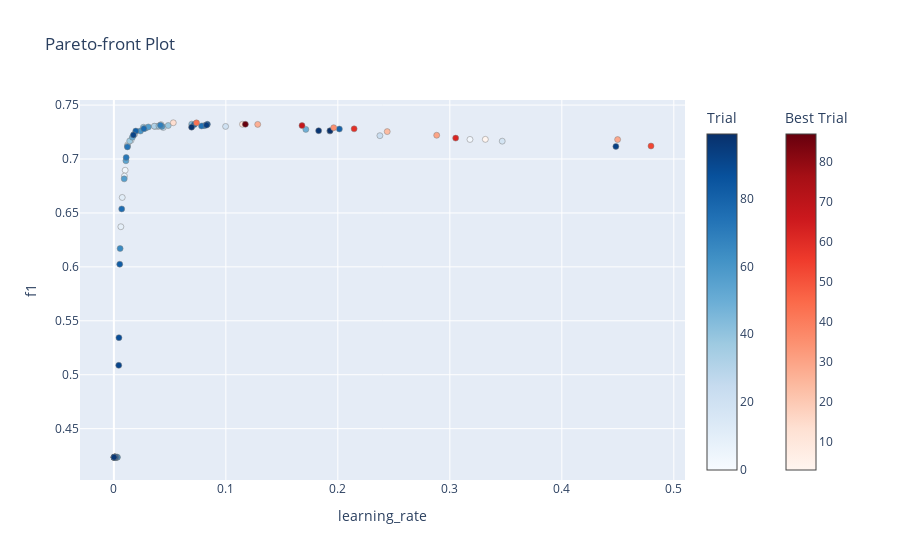

Notebook source saved alongside this figure:
### Code cell
fig = optuna.visualization.plot_pareto_front(study, target_names=["learning_rate", "f1"])
fig.write_image(file="figures/ch5_pareto.png", format="png", scale=6)
fig.show()

### Figure 1 — Plotly figure (JSON) as saved in the notebook; plotly's stock layout.template omitted (floating-point values rounded to 4 significant figures)
{"data": [{"hovertemplate": "%{text}<extra>Trial</extra>", "marker": {"color": [0, 1, 2, 4, 5, 6, 7, 8, 9, 10, 11, 13, 15, 16, 17, 18, 19, 20, 21, 22, 23, 25, 26, 28, 31, 32, 33, 34, 36, 37, 38, 39, 40, 41, 42, 44, 45, 46, 47, 48, 49, 50, 51, 52, 54, 55, 56, 57, 58, 60, 61, 63, 64, 65, 66, 67, 69, 70, 71, 72, 73, 74, 75, 76, 77, 78, 79, 80, 81, 82, 83, 84, 85, 86, 88, 89, 90, 91, 92, 93, 94, 95, 96, 97, 98, 99], "colorbar": {"title": {"text": "Trial"}}, "colorscale": [[0.0, "rgb(247,251,255)"], [0.125, "rgb(222,235,247)"], [0.25, "rgb(198,219,239)"], [0.375, "rgb(158,202,225)"], [0.5, "rgb(107,174,214)"], [0.625, "rgb(66,146,198)"], [0.75, "rgb(33,113,181)"], [0.875, "rgb(8,81,156)"], [1.0, "rgb(8,48,107)"]], "line": {"color": "Grey", "width": 0.5}}, "mode": "markers", "showlegend": false, "text": ["{<br>  \"number\": 0,<br>  \"values\": [<br>    0.018276625572235056,<br>    0.7229728382357858<br>  ],<br>  \"params\": {<br>    \"learning_rate\": 0.018276625572235056<br>  }<br>}", "{<br>  \"number\": 1,<br>  \"values\": [<br>    0.012281350875017864,<br>    0.713129498994182<br>  ],<br>  \"params\": {<br>    \"learning_rate\": 0.012281350875017864<br>  }<br>}", "{<br>  \"number\": 2,<br>  \"values\": [<br>    0.3179931543219117,<br>    0.7181352358216049<br>  ],<br>  \"params\": {<br>    \"learning_rate\": 0.3179931543219117<br>  }<br>}", "{<br>  \"number\": 4,<br>  \"values\": [<br>    0.010097499163932589,<br>    0.689595604293249<br>  ],<br>  \"params\": {<br>    \"learning_rate\": 0.010097499163932589<br>  }<br>}", "{<br>  \"number\": 5,<br>  \"values\": [<br>    0.0010284892903758126,<br>    0.4235082247366586<br>  ],<br>  \"params\": {<br>    \"learning_rate\": 0.0010284892903758126<br>  }<br>}", "{<br>  \"number\": 6,<br>  \"values\": [<br>    0.0008073623310050534,<br>    0.4235082247366586<br>  ],<br>  \"params\": {<br>    \"learning_rate\": 0.0008073623310050534<br>  }<br>}", "{<br>  \"number\": 7,<br>  \"values\": [<br>    0.009446892389275133,<br>    0.6841554205738356<br>  ],<br>  \"params\": {<br>    \"learning_rate\": 0.009446892389275133<br>  }<br>}", "{<br>  \"number\": 8,<br>  \"values\": [<br>    0.042129982546996285,<br>    0.7318679125094985<br>  ],<br>  \"params\": {<br>    \"learning_rate\": 0.042129982546996285<br>  }<br>}", "{<br>  \"number\": 9,<br>  \"values\": [<br>    0.006234336282154794,<br>    0.6372047388051083<br>  ],<br>  \"params\": {<br>    \"learning_rate\": 0.006234336282154794<br>  }<br>}", "{<br>  \"number\": 10,<br>  \"values\": [<br>    0.0014213907266344855,<br>    0.4235082247366586<br>  ],<br>  \"params\": {<br>    \"learning_rate\": 0.0014213907266344855<br>  }<br>}", "{<br>  \"number\": 11,<br>  \"values\": [<br>    0.0074818711669891215,<br>    0.6643619268828908<br>  ],<br>  \"params\": {<br>    \"learning_rate\": 0.0074818711669891215<br>  }<br>}", "{<br>  \"number\": 13,<br>  \"values\": [<br>    0.0012664149179400209,<br>    0.4235082247366586<br>  ],<br>  \"params\": {<br>    \"learning_rate\": 0.0012664149179400209<br>  }<br>}", "{<br>  \"number\": 15,<br>  \"values\": [<br>    0.01538041330688695,<br>    0.7173796023919852<br>  ],<br>  \"params\": {<br>    \"learning_rate\": 0.01538041330688695<br>  }<br>}", "{<br>  \"number\": 16,<br>  \"values\": [<br>    0.018396986660930648,<br>    0.7227368738811438<br>  ],<br>  \"params\": {<br>    \"learning_rate\": 0.018396986660930648<br>  }<br>}", "{<br>  \"number\": 17,<br>  \"values\": [<br>    0.0030415201353781317,<br>    0.4235082247366586<br>  ],<br>  \"params\": {<br>    \"learning_rate\": 0.0030415201353781317<br>  }<br>}", "{<br>  \"number\": 18,<br>  \"values\": [<br>    0.34679130964813293,<br>    0.7165372792236238<br>  ],<br>  \"params\": {<br>    \"learning_rate\": 0.34679130964813293<br>  }<br>}", "{<br>  \"number\": 19,<br>  \"values\": [<br>    0.0016185106184141472,<br>    0.4235082247366586<br>  ],<br>  \"params\": {<br>    \"learning_rate\": 0.0016185106184141472<br>  }<br>}", "{<br>  \"number\": 20,<br>  \"values\": [<br>    0.09977031400739048,<br>    0.7302018596960369<br>  ],<br>  \"params\": {<br>    \"learning_rate\": 0.09977031400739048<br>  }<br>}", "{<br>  \"number\": 21,<br>  \"values\": [<br>    0.00015692458115144144,<br>    0.4235082247366586<br>  ],<br>  \"params\": {<br>    \"learning_rate\": 0.00015692458115144144<br>  }<br>}", "{<br>  \"number\": 22,<br>  \"values\": [<br>    0.0014637099340279343,<br>    0.4235082247366586<br>  ],<br>  \"params\": {<br>    \"learning_rate\": 0.0014637099340279343<br>  }<br>}", "{<br>  \"number\": 23,<br>  \"values\": [<br>    0.237542460048024,<br>    0.7216310177763523<br>  ],<br>  \"params\": {<br>    \"learning_rate\": 0.237542460048024<br>  }<br>}", "{<br>  \"number\": 25,<br>  \"values\": [<br>    0.039216586476540555,<br>    0.7301579035907364<br>  ],<br>  \"params\": {<br>    \"learning_rate\": 0.039216586476540555<br>  }<br>}", "{<br>  \"number\": 26,<br>  \"values\": [<br>    0.04413193652148863,<br>    0.7292176187667853<br>  ],<br>  \"params\": {<br>    \"learning_rate\": 0.04413193652148863<br>  }<br>}", "{<br>  \"number\": 28,<br>  \"values\": [<br>    0.0006332697167843045,<br>    0.4235082247366586<br>  ],<br>  \"params\": {<br>    \"learning_rate\": 0.0006332697167843045<br>  }<br>}", "{<br>  \"number\": 31,<br>  \"values\": [<br>    0.036619413830782564,<br>    0.7302184406320554<br>  ],<br>  \"params\": {<br>    \"learning_rate\": 0.036619413830782564<br>  }<br>}", "{<br>  \"number\": 32,<br>  \"values\": [<br>    0.03610204856200786,<br>    0.7304328067409969<br>  ],<br>  \"params\": {<br>    \"learning_rate\": 0.03610204856200786<br>  }<br>}", "{<br>  \"number\": 33,<br>  \"values\": [<br>    0.0021961450728918896,<br>    0.4235082247366586<br>  ],<br>  \"params\": {<br>    \"learning_rate\": 0.0021961450728918896<br>  }<br>}", "{<br>  \"number\": 34,<br>  \"values\": [<br>    0.012193586140043794,<br>    0.7120523440790167<br>  ],<br>  \"params\": {<br>    \"learning_rate\": 0.012193586140043794<br>  }<br>}", "{<br>  \"number\": 36,<br>  \"values\": [<br>    0.00017918412416240907,<br>    0.4235082247366586<br>  ],<br>  \"params\": {<br>    \"learning_rate\": 0.00017918412416240907<br>  }<br>}", "{<br>  \"number\": 37,<br>  \"values\": [<br>    0.014133500358080071,<br>    0.7167142851538554<br>  ],<br>  \"params\": {<br>    \"learning_rate\": 0.014133500358080071<br>  }<br>}", "{<br>  \"number\": 38,<br>  \"values\": [<br>    0.04852382290869409,<br>    0.7310333204595433<br>  ],<br>  \"params\": {<br>    \"learning_rate\": 0.04852382290869409<br>  }<br>}", "{<br>  \"number\": 39,<br>  \"values\": [<br>    0.040201201662143485,<br>    0.7306614283099379<br>  ],<br>  \"params\": {<br>    \"learning_rate\": 0.040201201662143485<br>  }<br>}", "{<br>  \"number\": 40,<br>  \"values\": [<br>    0.0011776265316570207,<br>    0.4235082247366586<br>  ],<br>  \"params\": {<br>    \"learning_rate\": 0.0011776265316570207<br>  }<br>}", "{<br>  \"number\": 41,<br>  \"values\": [<br>    0.026396073829949854,<br>    0.7294521208392316<br>  ],<br>  \"params\": {<br>    \"learning_rate\": 0.026396073829949854<br>  }<br>}", "{<br>  \"number\": 42,<br>  \"values\": [<br>    0.19287363423507076,<br>    0.7259236143539816<br>  ],<br>  \"params\": {<br>    \"learning_rate\": 0.19287363423507076<br>  }<br>}", "{<br>  \"number\": 44,<br>  \"values\": [<br>    0.06950786503628438,<br>    0.7323174432397132<br>  ],<br>  \"params\": {<br>    \"learning_rate\": 0.06950786503628438<br>  }<br>}", "{<br>  \"number\": 45,<br>  \"values\": [<br>    0.0013182070434705978,<br>    0.4235082247366586<br>  ],<br>  \"params\": {<br>    \"learning_rate\": 0.0013182070434705978<br>  }<br>}", "{<br>  \"number\": 46,<br>  \"values\": [<br>    0.0001689170415983065,<br>    0.4235082247366586<br>  ],<br>  \"params\": {<br>    \"learning_rate\": 0.0001689170415983065<br>  }<br>}", "{<br>  \"number\": 47,<br>  \"values\": [<br>    0.0021018530965500105,<br>    0.4235082247366586<br>  ],<br>  \"params\": {<br>    \"learning_rate\": 0.0021018530965500105<br>  }<br>}", "{<br>  \"number\": 48,<br>  \"values\": [<br>    0.00019287163151974652,<br>    0.4235082247366586<br>  ],<br>  \"params\": {<br>    \"learning_rate\": 0.00019287163151974652<br>  }<br>}", "{<br>  \"number\": 49,<br>  \"values\": [<br>    0.1714187324525616,<br>    0.7274564562489783<br>  ],<br>  \"params\": {<br>    \"learning_rate\": 0.1714187324525616<br>  }<br>}", "{<br>  \"number\": 50,<br>  \"values\": [<br>    0.028218912249716382,<br>    0.7285799931977797<br>  ],<br>  \"params\": {<br>    \"learning_rate\": 0.028218912249716382<br>  }<br>}", "{<br>  \"number\": 51,<br>  \"values\": [<br>    0.00037469787058577405,<br>    0.4235082247366586<br>  ],<br>  \"params\": {<br>    \"learning_rate\": 0.00037469787058577405<br>  }<br>}", "{<br>  \"number\": 52,<br>  \"values\": [<br>    0.016517619384449466,<br>    0.7201909680929806<br>  ],<br>  \"params\": {<br>    \"learning_rate\": 0.016517619384449466<br>  }<br>}", "{<br>  \"number\": 54,<br>  \"values\": [<br>    0.01075645544167512,<br>    0.6983807551597365<br>  ],<br>  \"params\": {<br>    \"learning_rate\": 0.01075645544167512<br>  }<br>}", "{<br>  \"number\": 55,<br>  \"values\": [<br>    0.0013300668001608705,<br>    0.4235082247366586<br>  ],<br>  \"params\": {<br>    \"learning_rate\": 0.0013300668001608705<br>  }<br>}", "{<br>  \"number\": 56,<br>  \"values\": [<br>    0.009234620597188305,<br>    0.6815820697212852<br>  ],<br>  \"params\": {<br>    \"learning_rate\": 0.009234620597188305<br>  }<br>}", "{<br>  \"number\": 57,<br>  \"values\": [<br>    0.030789337644333142,<br>    0.7297299658845593<br>  ],<br>  \"params\": {<br>    \"learning_rate\": 0.030789337644333142<br>  }<br>}", "{<br>  \"number\": 58,<br>  \"values\": [<br>    0.0005196761744466342,<br>    0.4235082247366586<br>  ],<br>  \"params\": {<br>    \"learning_rate\": 0.0005196761744466342<br>  }<br>}", "{<br>  \"number\": 60,<br>  \"values\": [<br>    0.023714036796718886,<br>    0.7259369472766212<br>  ],<br>  \"params\": {<br>    \"learning_rate\": 0.023714036796718886<br>  }<br>}", "{<br>  \"number\": 61,<br>  \"values\": [<br>    0.042951701452191404,<br>    0.7302474855948291<br>  ],<br>  \"params\": {<br>    \"learning_rate\": 0.042951701452191404<br>  }<br>}", "{<br>  \"number\": 63,<br>  \"values\": [<br>    0.0031088442966744653,<br>    0.4235082247366586<br>  ],<br>  \"params\": {<br>    \"learning_rate\": 0.0031088442966744653<br>  }<br>}", "{<br>  \"number\": 64,<br>  \"values\": [<br>    0.0004014235312843208,<br>    0.4235082247366586<br>  ],<br>  \"params\": {<br>    \"learning_rate\": 0.0004014235312843208<br>  }<br>}", "{<br>  \"number\": 65,<br>  \"values\": [<br>    0.005578035829630357,<br>    0.6170142717941252<br>  ],<br>  \"params\": {<br>    \"learning_rate\": 0.005578035829630357<br>  }<br>}", "{<br>  \"number\": 66,<br>  \"values\": [<br>    0.0001592544431367279,<br>    0.4235082247366586<br>  ],<br>  \"params\": {<br>    \"learning_rate\": 0.0001592544431367279<br>  }<br>}", "{<br>  \"number\": 67,<br>  \"values\": [<br>    0.0807232375319011,<br>    0.7309408871913655<br>  ],<br>  \"params\": {<br>    \"learning_rate\": 0.0807232375319011<br>  }<br>}", "{<br>  \"number\": 69,<br>  \"values\": [<br>    0.04159311590472715,<br>    0.7313584050417112<br>  ],<br>  \"params\": {<br>    \"learning_rate\": 0.04159311590472715<br>  }<br>}", "{<br>  \"number\": 70,<br>  \"values\": [<br>    0.0007829813261500128,<br>    0.4235082247366586<br>  ],<br>  \"params\": {<br>    \"learning_rate\": 0.0007829813261500128<br>  }<br>}", "{<br>  \"number\": 71,<br>  \"values\": [<br>    0.0005327862205087224,<br>    0.4235082247366586<br>  ],<br>  \"params\": {<br>    \"learning_rate\": 0.0005327862205087224<br>  }<br>}", "{<br>  \"number\": 72,<br>  \"values\": [<br>    0.011004042996587247,<br>    0.7013991059388606<br>  ],<br>  \"params\": {<br>    \"learning_rate\": 0.011004042996587247<br>  }<br>}", "{<br>  \"number\": 73,<br>  \"values\": [<br>    0.012096495400321669,<br>    0.7112448137800941<br>  ],<br>  \"params\": {<br>    \"learning_rate\": 0.012096495400321669<br>  }<br>}", "{<br>  \"number\": 74,<br>  \"values\": [<br>    0.07830377287729806,<br>    0.7306338561389435<br>  ],<br>  \"params\": {<br>    \"learning_rate\": 0.07830377287729806<br>  }<br>}", "{<br>  \"number\": 75,<br>  \"values\": [<br>    0.0020289312962674306,<br>    0.4235082247366586<br>  ],<br>  \"params\": {<br>    \"learning_rate\": 0.0020289312962674306<br>  }<br>}", "{<br>  \"number\": 76,<br>  \"values\": [<br>    0.007003614272196497,<br>    0.653715322076985<br>  ],<br>  \"params\": {<br>    \"learning_rate\": 0.007003614272196497<br>  }<br>}", "{<br>  \"number\": 77,<br>  \"values\": [<br>    0.026811861365256547,<br>    0.7281393119846103<br>  ],<br>  \"params\": {<br>    \"learning_rate\": 0.026811861365256547<br>  }<br>}", "{<br>  \"number\": 78,<br>  \"values\": [<br>    0.0014534431094221844,<br>    0.4235082247366586<br>  ],<br>  \"params\": {<br>    \"learning_rate\": 0.0014534431094221844<br>  }<br>}", "{<br>  \"number\": 79,<br>  \"values\": [<br>    0.07184266906020101,<br>    0.7318954915835494<br>  ],<br>  \"params\": {<br>    \"learning_rate\": 0.07184266906020101<br>  }<br>}", "{<br>  \"number\": 80,<br>  \"values\": [<br>    0.20138173825410338,<br>    0.7278080193179831<br>  ],<br>  \"params\": {<br>    \"learning_rate\": 0.20138173825410338<br>  }<br>}", "{<br>  \"number\": 81,<br>  \"values\": [<br>    0.01956656266919498,<br>    0.7259187426802697<br>  ],<br>  \"params\": {<br>    \"learning_rate\": 0.01956656266919498<br>  }<br>}", "{<br>  \"number\": 82,<br>  \"values\": [<br>    0.005251844487229045,<br>    0.6024609734794308<br>  ],<br>  \"params\": {<br>    \"learning_rate\": 0.005251844487229045<br>  }<br>}", "{<br>  \"number\": 83,<br>  \"values\": [<br>    0.0007975269741962664,<br>    0.4235082247366586<br>  ],<br>  \"params\": {<br>    \"learning_rate\": 0.0007975269741962664<br>  }<br>}", "{<br>  \"number\": 84,<br>  \"values\": [<br>    0.0005538907493946157,<br>    0.4235082247366586<br>  ],<br>  \"params\": {<br>    \"learning_rate\": 0.0005538907493946157<br>  }<br>}", "{<br>  \"number\": 85,<br>  \"values\": [<br>    0.0835122016432078,<br>    0.7321890615843162<br>  ],<br>  \"params\": {<br>    \"learning_rate\": 0.0835122016432078<br>  }<br>}", "{<br>  \"number\": 86,<br>  \"values\": [<br>    0.0006260697703589752,<br>    0.4235082247366586<br>  ],<br>  \"params\": {<br>    \"learning_rate\": 0.0006260697703589752<br>  }<br>}", "{<br>  \"number\": 88,<br>  \"values\": [<br>    0.004544231657855253,<br>    0.5343888745179519<br>  ],<br>  \"params\": {<br>    \"learning_rate\": 0.004544231657855253<br>  }<br>}", "{<br>  \"number\": 89,<br>  \"values\": [<br>    0.00012209259631005412,<br>    0.4235082247366586<br>  ],<br>  \"params\": {<br>    \"learning_rate\": 0.00012209259631005412<br>  }<br>}", "{<br>  \"number\": 90,<br>  \"values\": [<br>    0.001267549290534437,<br>    0.4235082247366586<br>  ],<br>  \"params\": {<br>    \"learning_rate\": 0.001267549290534437<br>  }<br>}", "{<br>  \"number\": 91,<br>  \"values\": [<br>    0.004363976487357013,<br>    0.5087369170754972<br>  ],<br>  \"params\": {<br>    \"learning_rate\": 0.004363976487357013<br>  }<br>}", "{<br>  \"number\": 92,<br>  \"values\": [<br>    0.017485462659550834,<br>    0.722280452051524<br>  ],<br>  \"params\": {<br>    \"learning_rate\": 0.017485462659550834<br>  }<br>}", "{<br>  \"number\": 93,<br>  \"values\": [<br>    0.44828056389247145,<br>    0.7116760995541701<br>  ],<br>  \"params\": {<br>    \"learning_rate\": 0.44828056389247145<br>  }<br>}", "{<br>  \"number\": 94,<br>  \"values\": [<br>    0.08277845673611592,<br>    0.7314187112500111<br>  ],<br>  \"params\": {<br>    \"learning_rate\": 0.08277845673611592<br>  }<br>}", "{<br>  \"number\": 95,<br>  \"values\": [<br>    0.0003291311959625348,<br>    0.4235082247366586<br>  ],<br>  \"params\": {<br>    \"learning_rate\": 0.0003291311959625348<br>  }<br>}", "{<br>  \"number\": 96,<br>  \"values\": [<br>    0.00022868118733042252,<br>    0.4235082247366586<br>  ],<br>  \"params\": {<br>    \"learning_rate\": 0.00022868118733042252<br>  }<br>}", "{<br>  \"number\": 97,<br>  \"values\": [<br>    0.18286145837300968,<br>    0.7262427071035374<br>  ],<br>  \"params\": {<br>    \"learning_rate\": 0.18286145837300968<br>  }<br>}", "{<br>  \"number\": 98,<br>  \"values\": [<br>    0.06941692989749879,<br>    0.7295385067809874<br>  ],<br>  \"params\": {<br>    \"learning_rate\": 0.06941692989749879<br>  }<br>}", "{<br>  \"number\": 99,<br>  \"values\": [<br>    0.19305171220017311,<br>    0.7262367052555226<br>  ],<br>  \"params\": {<br>    \"learning_rate\": 0.19305171220017311<br>  }<br>}"], "x": [0.01828, 0.01228, 0.318, 0.0101, 0.001028, 0.0008074, 0.009447, 0.04213, 0.006234, 0.001421, 0.007482, 0.001266, 0.01538, 0.0184, 0.003042, 0.3468, 0.001619, 0.09977, 0.0001569, 0.001464, 0.2375, 0.03922, 0.04413, 0.0006333, 0.03662, 0.0361, 0.002196, 0.01219, 0.0001792, 0.01413, 0.04852, 0.0402, 0.001178, 0.0264, 0.1929, 0.06951, 0.001318, 0.0001689, 0.002102, 0.0001929, 0.1714, 0.02822, 0.0003747, 0.01652, 0.01076, 0.00133, 0.009235, 0.03079, 0.0005197, 0.02371, 0.04295, 0.003109, 0.0004014, 0.005578, 0.0001593, 0.08072, 0.04159, 0.000783, 0.0005328, 0.011, 0.0121, 0.0783, 0.002029, 0.007004, 0.02681, 0.001453, 0.07184, 0.2014, 0.01957, 0.005252, 0.0007975, 0.0005539, 0.08351, 0.0006261, 0.004544, 0.0001221, 0.001268, 0.004364, 0.01749, 0.4483, 0.08278, 0.0003291, 0.0002287, 0.1829, 0.06942, 0.1931], "y": [0.723, 0.7131, 0.7181, 0.6896, 0.4235, 0.4235, 0.6842, 0.7319, 0.6372, 0.4235, 0.6644, 0.4235, 0.7174, 0.7227, 0.4235, 0.7165, 0.4235, 0.7302, 0.4235, 0.4235, 0.7216, 0.7302, 0.7292, 0.4235, 0.7302, 0.7304, 0.4235, 0.7121, 0.4235, 0.7167, 0.731, 0.7307, 0.4235, 0.7295, 0.7259, 0.7323, 0.4235, 0.4235, 0.4235, 0.4235, 0.7275, 0.7286, 0.4235, 0.7202, 0.6984, 0.4235, 0.6816, 0.7297, 0.4235, 0.7259, 0.7302, 0.4235, 0.4235, 0.617, 0.4235, 0.7309, 0.7314, 0.4235, 0.4235, 0.7014, 0.7112, 0.7306, 0.4235, 0.6537, 0.7281, 0.4235, 0.7319, 0.7278, 0.7259, 0.6025, 0.4235, 0.4235, 0.7322, 0.4235, 0.5344, 0.4235, 0.4235, 0.5087, 0.7223, 0.7117, 0.7314, 0.4235, 0.4235, 0.7262, 0.7295, 0.7262], "type": "scatter"}, {"hovertemplate": "%{text}<extra>Best Trial</extra>", "marker": {"color": [3, 12, 14, 24, 27, 29, 30, 35, 43, 53, 59, 62, 68, 87], "colorbar": {"title": {"text": "Best Trial"}, "x": 1.1, "xpad": 40}, "colorscale": [[0.0, "rgb(255,245,240)"], [0.125, "rgb(254,224,210)"], [0.25, "rgb(252,187,161)"], [0.375, "rgb(252,146,114)"], [0.5, "rgb(251,106,74)"], [0.625, "rgb(239,59,44)"], [0.75, "rgb(203,24,29)"], [0.875, "rgb(165,15,21)"], [1.0, "rgb(103,0,13)"]], "line": {"color": "Grey", "width": 0.5}}, "mode": "markers", "showlegend": false, "text": ["{<br>  \"number\": 3,<br>  \"values\": [<br>    0.3317048028124761,<br>    0.7182462105095208<br>  ],<br>  \"params\": {<br>    \"learning_rate\": 0.3317048028124761<br>  }<br>}", "{<br>  \"number\": 12,<br>  \"values\": [<br>    0.1148404311838305,<br>    0.7321994102159477<br>  ],<br>  \"params\": {<br>    \"learning_rate\": 0.1148404311838305<br>  }<br>}", "{<br>  \"number\": 14,<br>  \"values\": [<br>    0.05307222954482612,<br>    0.7336139976808754<br>  ],<br>  \"params\": {<br>    \"learning_rate\": 0.05307222954482612<br>  }<br>}", "{<br>  \"number\": 24,<br>  \"values\": [<br>    0.24410089728809634,<br>    0.7254004209977449<br>  ],<br>  \"params\": {<br>    \"learning_rate\": 0.24410089728809634<br>  }<br>}", "{<br>  \"number\": 27,<br>  \"values\": [<br>    0.12844461011742844,<br>    0.7321027124572879<br>  ],<br>  \"params\": {<br>    \"learning_rate\": 0.12844461011742844<br>  }<br>}", "{<br>  \"number\": 29,<br>  \"values\": [<br>    0.4498243389528799,<br>    0.7180387023655493<br>  ],<br>  \"params\": {<br>    \"learning_rate\": 0.4498243389528799<br>  }<br>}", "{<br>  \"number\": 30,<br>  \"values\": [<br>    0.28825962026286955,<br>    0.7220137309076756<br>  ],<br>  \"params\": {<br>    \"learning_rate\": 0.28825962026286955<br>  }<br>}", "{<br>  \"number\": 35,<br>  \"values\": [<br>    0.19630258423899116,<br>    0.7290264275839735<br>  ],<br>  \"params\": {<br>    \"learning_rate\": 0.19630258423899116<br>  }<br>}", "{<br>  \"number\": 43,<br>  \"values\": [<br>    0.07377836783758575,<br>    0.7335097300380633<br>  ],<br>  \"params\": {<br>    \"learning_rate\": 0.07377836783758575<br>  }<br>}", "{<br>  \"number\": 53,<br>  \"values\": [<br>    0.4796291220454122,<br>    0.7120415606860494<br>  ],<br>  \"params\": {<br>    \"learning_rate\": 0.4796291220454122<br>  }<br>}", "{<br>  \"number\": 59,<br>  \"values\": [<br>    0.21454254531144426,<br>    0.7279770709345865<br>  ],<br>  \"params\": {<br>    \"learning_rate\": 0.21454254531144426<br>  }<br>}", "{<br>  \"number\": 62,<br>  \"values\": [<br>    0.30521179006815724,<br>    0.7193743184471776<br>  ],<br>  \"params\": {<br>    \"learning_rate\": 0.30521179006815724<br>  }<br>}", "{<br>  \"number\": 68,<br>  \"values\": [<br>    0.16799292006264588,<br>    0.7309842390105754<br>  ],<br>  \"params\": {<br>    \"learning_rate\": 0.16799292006264588<br>  }<br>}", "{<br>  \"number\": 87,<br>  \"values\": [<br>    0.11742527067046299,<br>    0.7321944783582703<br>  ],<br>  \"params\": {<br>    \"learning_rate\": 0.11742527067046299<br>  }<br>}"], "x": [0.3317, 0.1148, 0.05307, 0.2441, 0.1284, 0.4498, 0.2883, 0.1963, 0.07378, 0.4796, 0.2145, 0.3052, 0.168, 0.1174], "y": [0.7182, 0.7322, 0.7336, 0.7254, 0.7321, 0.718, 0.722, 0.729, 0.7335, 0.712, 0.728, 0.7194, 0.731, 0.7322], "type": "scatter"}], "layout": {"title": {"text": "Pareto-front Plot"}, "xaxis": {"title": {"text": "learning_rate"}}, "yaxis": {"title": {"text": "f1"}}}}
